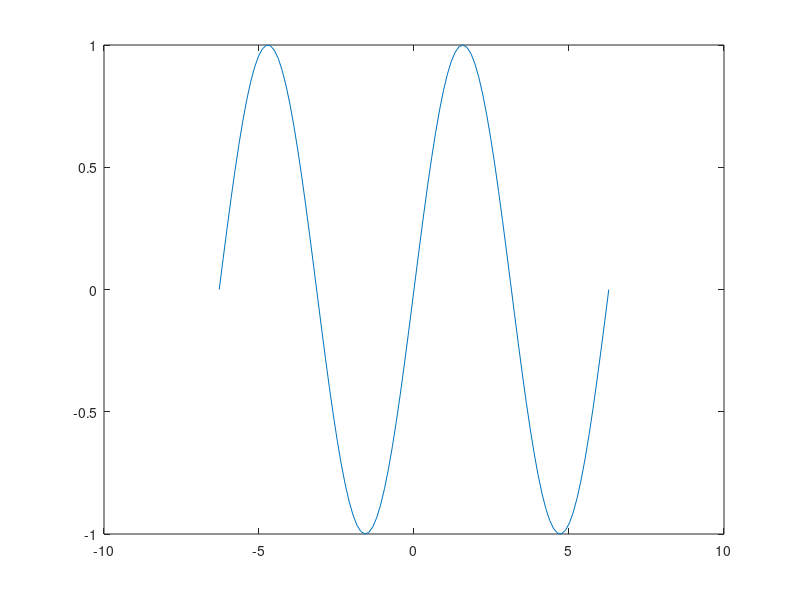

The MATLAB source for this figure:
%%%%%%%%%%%%%%%%%%%%%%%%%%%%%%%%%%%%%%%%%%%%%%%%%%%%%%%%%%%%%%%%%%%%%%%%%%
% Assignment 1: Matlab Scavenger Hunt and HelloWorld
%
% Submitted by: Elizabeth Klemm
%
% Due: September 5, 2023
%
% Instructions: 

% There are two parts to this assignment. Part 1 deals with using the
% Matlab documentation to answer some questions or perform some tasks. Part
% 2 involves you writing your very first Matlab program!!

% Please write all of your responses in the following .mfile.
% If there are comments after the question (as in question 2) please 
% write your answer inside those comments. If there are not comments
% please write your answer with correct matlab syntax. 
%
%%%%%%%%%%%%%%%%%%%%%%%%%%%%%%%%%%%%%%%%%%%%%%%%%%%%%%%%%%%%%%%%%%%%%%%%%%

%%%%%%%%%%%%%%%%%%%%%%% Part 1  %%%%%%%%%%%%%%%%%%%%%%%%%%%%%%%%%%

% 1. Set the url of the matlab documentation to a variable called helpURL

helpURL = 'https://www.mathworks.com/help/matlab/'

% 2. What does the command 'clear all' do?
%
% Answer: The "clear all" command clears the workspace of ALL variables
%


% 3. Find a matlab function to take the average of the following
% numbers [1 7 21 32 67 32453]? Store your answer in a variable called
% averageAnswer.

averageAnswer = mean([1 7 21 32 67 32453] )

% 4. What command would you type to see a list of all installed toolboxes?

        %<- command goes here

% 5. Write some commands that would return a list of all of the available 
% functions in the image processing toolbox? 



% 6. On the line below figure, write a command to draw a graph of 
% x and y. 

x = linspace(-2*pi,2*pi);
y = sin(x);

figure
plot(x,y)        %<- command goes here

        

% 7. Find a function that performs a statistical test you've seen used
% in a journal article (there are many possible answers to this). What does
% this function do and how would you use it?

%
% Answer: 
%

% 8. What are the 2 major types of loops that MATLAB supports? What is the
% difference between them?

%
% Answer: 
% 


% 9. What does NaN stand for? Give an example of when you would get NaN as
% an answer. 

%
% Answer: 
%


% 10. The following code snippet executes but contains an error (we don't
% get a useful answer). See if you can use the documentation to fix the 
% error to get the sum of the numbers in A. Do not change or remove 
% any of the values in A.

A = [1 2 3 2 1 NaN 1 2 3 NaN];
S = sum(A)


% 11. I used to love playing the game minesweeper. Is there a way that I
% could play a similar game on Matlab? Write the command that would launch
% the game if so. 




% 12. Create a variable myAge and assign it the value of your age. Then 
% create a new variable called ageLessTwo and subtract two from the value of the
% myAge variable. Create a third variable called agePlusOne and add one to 
% the value of the myAge variable.



% 13. Use the built-in function namelengthmax to find out the maximum number of
% characters that you can have in an identifier name under your version of
% MATLAB. Assign the value to a variable called maxNameLength.




% 14. You need to convert some weight values from metric to standard units. 
% Create two appropriately named variables to store the original weight in 
% pounds and the original weight in ounces respectively. Use who and whos 
% to see the variables. Clear one of your variables and then use who and whos again.

originalWeightkg = 100;
% Add your code on the next line



% 15. Assign a number with a decimal place to an appropriately named variable. Convert the
% variable to the type int32 and store the result in a new variable (hint: this is known
% as casting in computer programming). Use whos to check your result. 




% 16. Create a variable called weightInLBs to store a weight in pounds. Convert this to 
% kilograms using an appropriate calculation or function and assign the result to a variable weightInKgs.




% 18. Create a variable fTemp to store a temperature in degrees Fahrenheit (F). 
% Convert this to degrees Celsius (C) using an appropriate 
% calculation and store the result in a variable cTemp.




% 19. Using the colon operator, create the following row vectors:
% 2 3 4 5 6 7 
% 1.1000 1.3000 1.5000 1.7000 
% 8 6 4 2
% Store your results with variable names vecA, vecB and vecC respectively.




% 20. Give a MATLAB expression that would create a vector 
% (assigned to a variable called vec) of 50 elements that range, equally spaced, 
% from 0 to 2pi. 




% 21. Using the colon operator and the transpose operator, 
% create a column vector that has the values -1 to 1 in steps of 0.5.
% Assign your answer to a variable called colVec.




% 22. Create a variable called rows that is a random integer in the inclusive range 
% from 1 to 5. Create a variable called cols that is a random integer in the 
% inclusive range from 1 to 5. Create a matrix called resultMat of all zeros with the 
% dimensions given by the values of rows and cols. The resultMat should
% change each time you execute your code. 




% 23. Create a vector of five random integers, each in the inclusive range 
% from -10 to 10 assigned to a variable named originalVec. Perform each of 
% the following on the original vector and store your results in appropriately 
% named variables. (you should have a seperate line of code for each)

% - subtract 3 from each element


% - count how many are positive


% - get the absolute value of each element



% - find the maximum.



% 24. Write some code that will calculate the area of a trapezoid. Create
% variables for base1, base2, and height and assign them values. Store the
% result of your calculation in a variable called trapArea. Comment your
% code so that another user can understand what your code does. 





% 25. In sports marketing and other areas of sports management, 
% ROI (return on investment) is a key metric when making organizational 
% decisions. The classic equation for ROI is:

% ROI = (Total Revenues – Total Costs) / Total Costs x 100

% Write some code that prompts the user to input total revenues and total 
% costs and then calculates the ROI and stores the value in a variable called
% ROI.





%% 
%%%%%%%%%%%%%%%%%%%%%%%%%%  Part 2: Hello World %%%%%%%%%%%%%%%%%%%%%%%%%%

% Write some code that will print the string 'Hello World' to the screen. 
% There are several ways that you could do this. For an extra challenge, 
% make your program able to take text input from the user and output 
% whatever they input. (For ease of running and executing your solution for 
% part 2, make sure you click the Run Section button vs the Run button) 

%%% Enter the code for your program below this line






%%%%% When you have completed everything, type the following two commands
%%%%% (without comments) into your command window. 

%%% load handel
%%% sound(y, Fs)